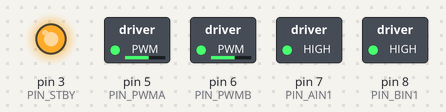
A sketch run on a simulated Arduino Uno, built with avr-gcc and run on an emulated ATmega328P. Parts: switched loads named in the sketch (green lamp = pin HIGH), output pins drawn as LEDs (lit = HIGH).

Above: at 1.05 s.
At 2.95 s:
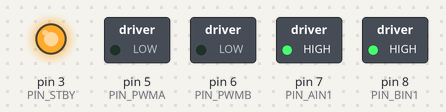
At 3.95 s:
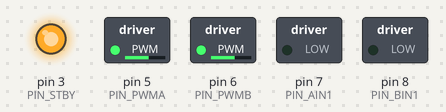
At 4.95 s:
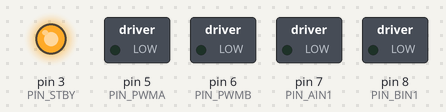
Timing chart, 0 to 6.2 s (numbered marks = the images above):
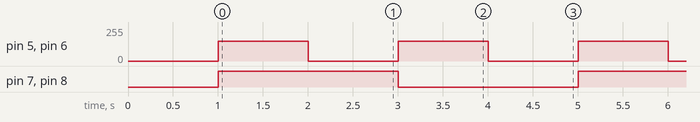

Measured:
- by itself, pin 5 (PIN_PWMA), pin 6 (PIN_PWMB): alternates 150/255 for 1.0 s and 0/255 for 1.0 s
- by itself, pin 7 (PIN_AIN1), pin 8 (PIN_BIN1): alternates HIGH for 2.0 s and LOW for 2.0 s

The sketch:

motor-test.ino
```cpp
// ================================================================
// ELEGOO SMART CAR V4.0 / V1.1 SHIELD TEST CODE
// ================================================================

// 1. PIN DEFINITIONS (From Manual Page 6)
const int PIN_PWMA = 5;   // Left Motor Speed
const int PIN_AIN1 = 7;   // Left Motor Direction
const int PIN_PWMB = 6;   // Right Motor Speed
const int PIN_BIN1 = 8;   // Right Motor Direction
const int PIN_STBY = 3;   // THE "WAKE UP" PIN

void setup() {
  // 2. CONFIGURE PINS
  pinMode(PIN_PWMA, OUTPUT);
  pinMode(PIN_AIN1, OUTPUT);
  pinMode(PIN_PWMB, OUTPUT);
  pinMode(PIN_BIN1, OUTPUT);
  pinMode(PIN_STBY, OUTPUT);

  // 3. WAKE UP THE DRIVER (CRITICAL STEP!)
  // If this is LOW, motors are disconnected.
  digitalWrite(PIN_STBY, HIGH);

  // Optional: Safety delay
  delay(1000);
}

void loop() {
  // --- TEST: MOVE FORWARD ---

  // Left Motor Forward
  digitalWrite(PIN_AIN1, HIGH);  // Direction: High = Forward (usually)
  analogWrite(PIN_PWMA, 150);    // Speed (0-255)

  // Right Motor Forward
  digitalWrite(PIN_BIN1, HIGH);  // Direction: High = Forward
  analogWrite(PIN_PWMB, 150);    // Speed (0-255)

  delay(1000); // Drive for 1 second

  // --- TEST: STOP ---
  analogWrite(PIN_PWMA, 0);
  analogWrite(PIN_PWMB, 0);

  delay(1000); // Wait 1 second

  // --- TEST: REVERSE ---
  // To reverse on this specific shield, you just FLIP the Direction Pin
  digitalWrite(PIN_AIN1, LOW);
  analogWrite(PIN_PWMA, 150);

  digitalWrite(PIN_BIN1, LOW);
  analogWrite(PIN_PWMB, 150);

  delay(1000);

  // Stop again
  analogWrite(PIN_PWMA, 0);
  analogWrite(PIN_PWMB, 0);
  delay(1000);
}
```
